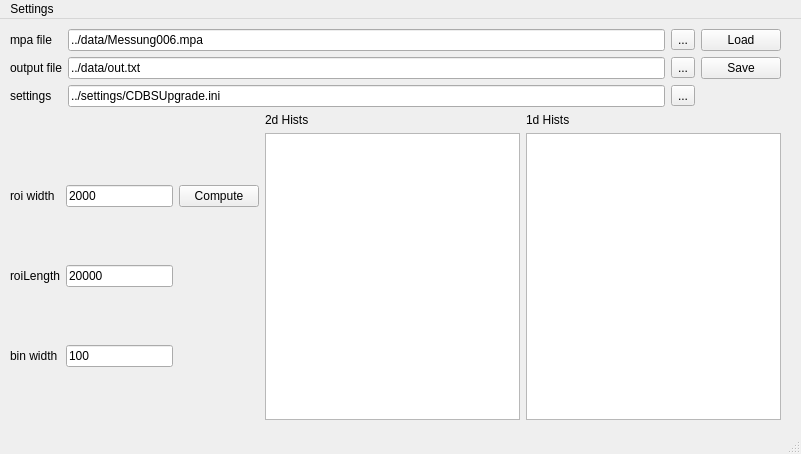
<?xml version="1.0" encoding="UTF-8"?>
<ui version="4.0">
 <class>MainWindow</class>
 <widget class="QMainWindow" name="MainWindow">
  <property name="geometry">
   <rect>
    <x>0</x>
    <y>0</y>
    <width>801</width>
    <height>454</height>
   </rect>
  </property>
  <property name="windowTitle">
   <string>MainWindow</string>
  </property>
  <widget class="QWidget" name="centralwidget">
   <widget class="QWidget" name="gridLayoutWidget_4">
    <property name="geometry">
     <rect>
      <x>10</x>
      <y>10</y>
      <width>771</width>
      <height>391</height>
     </rect>
    </property>
    <layout class="QGridLayout" name="gridLayout_4" rowminimumheight="0,0">
     <item row="0" column="0">
      <layout class="QGridLayout" name="gridLayout">
       <item row="0" column="0">
        <widget class="QLabel" name="mpaFileLabel">
         <property name="text">
          <string>mpa file</string>
         </property>
        </widget>
       </item>
       <item row="0" column="3">
        <widget class="QPushButton" name="loadButton">
         <property name="text">
          <string>Load</string>
         </property>
        </widget>
       </item>
       <item row="1" column="2">
        <widget class="QToolButton" name="saveToolButton">
         <property name="text">
          <string>...</string>
         </property>
        </widget>
       </item>
       <item row="2" column="2">
        <widget class="QToolButton" name="settingsToolButton">
         <property name="text">
          <string>...</string>
         </property>
        </widget>
       </item>
       <item row="2" column="1">
        <widget class="QLineEdit" name="settingsEdit">
         <property name="text">
          <string>../settings/CDBSUpgrade.ini</string>
         </property>
        </widget>
       </item>
       <item row="2" column="0">
        <widget class="QLabel" name="settingsLabel">
         <property name="text">
          <string>settings</string>
         </property>
        </widget>
       </item>
       <item row="1" column="1">
        <widget class="QLineEdit" name="outputFileEdit">
         <property name="text">
          <string>../data/out.txt</string>
         </property>
        </widget>
       </item>
       <item row="0" column="1">
        <widget class="QLineEdit" name="mpaFileEdit">
         <property name="text">
          <string>../data/Messung006.mpa</string>
         </property>
        </widget>
       </item>
       <item row="1" column="3">
        <widget class="QPushButton" name="saveButton">
         <property name="text">
          <string>Save</string>
         </property>
        </widget>
       </item>
       <item row="0" column="2">
        <widget class="QToolButton" name="mpaLoadTool">
         <property name="text">
          <string>...</string>
         </property>
        </widget>
       </item>
       <item row="1" column="0">
        <widget class="QLabel" name="outputFileLabel">
         <property name="text">
          <string>output file</string>
         </property>
        </widget>
       </item>
      </layout>
     </item>
     <item row="1" column="0">
      <layout class="QGridLayout" name="gridLayout_3">
       <item row="1" column="2">
        <widget class="QListWidget" name="list1d"/>
       </item>
       <item row="0" column="2">
        <widget class="QLabel" name="list1dLabel">
         <property name="text">
          <string>1d Hists</string>
         </property>
        </widget>
       </item>
       <item row="1" column="1">
        <widget class="QListWidget" name="list2d"/>
       </item>
       <item row="0" column="1">
        <widget class="QLabel" name="list2dLabel">
         <property name="text">
          <string>2d Hists</string>
         </property>
        </widget>
       </item>
       <item row="1" column="0">
        <layout class="QGridLayout" name="gridLayout_2">
         <item row="1" column="1">
          <widget class="QLineEdit" name="roiLengthEdit">
           <property name="text">
            <string>20000</string>
           </property>
          </widget>
         </item>
         <item row="1" column="0">
          <widget class="QLabel" name="roiLengthLabel">
           <property name="text">
            <string>roiLength</string>
           </property>
          </widget>
         </item>
         <item row="0" column="1">
          <widget class="QLineEdit" name="roiWidthEdit">
           <property name="text">
            <string>2000</string>
           </property>
          </widget>
         </item>
         <item row="2" column="1">
          <widget class="QLineEdit" name="binWidthEdit">
           <property name="text">
            <string>100</string>
           </property>
          </widget>
         </item>
         <item row="2" column="0">
          <widget class="QLabel" name="binWidthLabel">
           <property name="text">
            <string>bin width</string>
           </property>
          </widget>
         </item>
         <item row="0" column="0">
          <widget class="QLabel" name="roiWidthLabel">
           <property name="text">
            <string>roi width</string>
           </property>
          </widget>
         </item>
         <item row="0" column="2">
          <widget class="QPushButton" name="computeButton">
           <property name="text">
            <string>Compute</string>
           </property>
          </widget>
         </item>
        </layout>
       </item>
      </layout>
     </item>
    </layout>
   </widget>
  </widget>
  <widget class="QMenuBar" name="menubar">
   <property name="geometry">
    <rect>
     <x>0</x>
     <y>0</y>
     <width>801</width>
     <height>20</height>
    </rect>
   </property>
   <widget class="QMenu" name="menuSettings">
    <property name="enabled">
     <bool>true</bool>
    </property>
    <property name="title">
     <string>Settings</string>
    </property>
    <addaction name="actionSettings_File"/>
   </widget>
   <addaction name="menuSettings"/>
  </widget>
  <widget class="QStatusBar" name="statusbar"/>
  <action name="actionSettings_File">
   <property name="text">
    <string>Settings File</string>
   </property>
  </action>
 </widget>
 <resources/>
 <connections/>
</ui>
